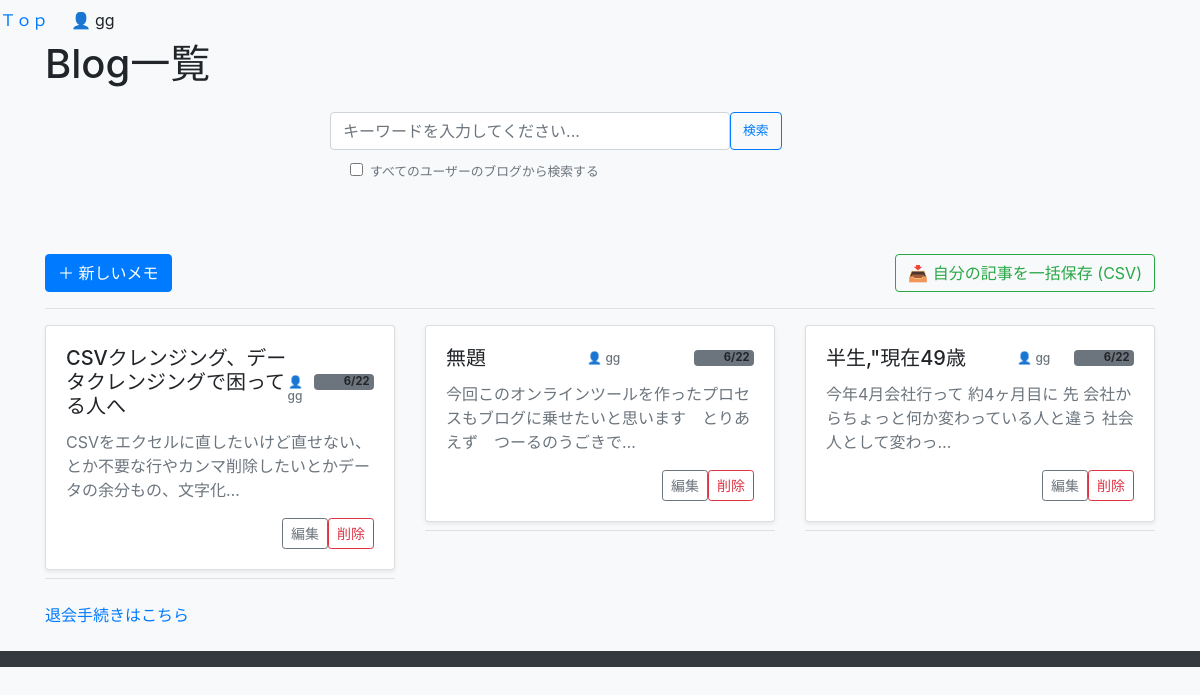
Screenshot of /list (signed in) with the database file from the repository.
### Suggestion/models.py (models this page shows, shortened)
class Memo(models.Model):
    author = models.ForeignKey(User, on_delete=models.CASCADE, related_name='memos')
    title = models.CharField(max_length=200)  # タイトル（最大200文字）
    content = models.TextField()               # メモ本文
    created_at = models.DateTimeField(auto_now_add=True)  # 作成日時（自動設定）
    updated_at = models.DateTimeField(auto_now=True)      # 更新日時（自動設定）
    likes = models.ManyToManyField(User, related_name='liked_posts', blank=True)
    total_likes_count = models.IntegerField(default=0)
    views_count = models.IntegerField(default=0) # 閲覧数
    class Meta:#自動生成のルール（アプリ名が blog なら blog_memo等）を無視して、データベース上でのテーブル名を強制的に Memo という名前に固定
        db_table='Memo'

### Suggestion/views.py (the view, shortened to what this page needs)
# urls.py: path('',PostListView.as_view(),name='post_list'),                #これはひつよう←←←←←←←←どうして path('', views.memo_list, name='post_list'), が一番か？
def memo_list(request):
    search_all = request.GET.get("all_blogs") == "1"
    if request.user.is_authenticated and not search_all:
        memos = Memo.objects.filter(author=request.user)
    else:
        memos = Memo.objects.all()
    query = (request.GET.get("q") or "").strip()
    keywords = query.replace("　", " ").split()
    matched_memos = []
    for memo in memos:
        title_norm = normalize_text(memo.title)
        content_norm = normalize_text(memo.content)
        author_name = memo.author.username if memo.author else ""
        author_norm = normalize_text(author_name)
        is_match = True
        if is_match:
            matched_memos.append(memo)
    memos = matched_memos
    memos = sorted(memos, key=lambda x: x.created_at, reverse=True)
    context = {
        "memos": memos,
        "query": query,         # 検索窓の文字を維持するため
        "search_all": search_all, # チェックボックスの状態を維持するため
    }
    return render(request, "edit/memo_list.html", context)

### Suggestion/views.py (called while the page is built)
def normalize_text(text):
    if not text:
        return ""
    text_half = unicodedata.normalize("NFKC", str(text))
    text_kana = jaconv.hira2kata(text_half)
    return text_kana.lower()

### Suggestion/templates/edit/memo_list.html (shortened to what this page needs)
{% extends 'edit/base.html' %}
{% block content %}
<div class="d-flex justify-content-between align-items-center mb-3">
    <h1>Blog一覧</h1>
</div>
<div class="row mb-4">
    <div class="col-md-6 offset-md-3">
        <form method="GET" action="{% url 'memo_list' %}" id="searchForm">
            <div class="d-flex gap-2 mb-2">
            <input type="search" name="q" value="{{ request.GET.q }}" class="form-control py-3" style="font-size: 1.0rem;width:25rem;"placeholder="キーワードを入力してください..." aria-label="検索">
            <button class="btn btn-outline-primary text-nowrap"style="font-size: 0.80rem" type="submit">検索</button>
            </div>
    {% if user.is_authenticated %}
    <div class="form-check text-start ms-1">
    <div class="form-check text-start ms-1">
        <input class="form-check-input" type="checkbox" name="all_blogs" value="1" id="allBlogsCheck" {% if request.GET.all_blogs %}checked{% endif %}>
        <label class="form-check-label text-secondary small" for="allBlogsCheck">
            すべてのユーザーのブログから検索する
        </label>
    </div>
        <BR>
    </div>
    {% endif %}
        </form>
    </div>
</div>
<br>
<div class="d-flex justify-content-between align-items-center mb-3">
    {% if user.is_authenticated %}
    <a href="{% url 'memo_create' %}" class="btn btn-primary">＋ 新しいメモ</a>
    <a href="{% url 'memo_export' %}" class="btn btn-outline-success d-inline-flex align-items-center">
        📥 自分の記事を一括保存 (CSV)
    </a>
    {% endif %}
</div>
<hr>
<div class="row">
    {% for memo in memos %}
    <div class="col-md-4 mb-3">
        <div class="card shadow-sm">
            <div class="card-body">
                <h5 class="card-title d-flex justify-content-between align-items-center">
                    {{ memo.title }}
                    <span class="text-secondary me-2" style="font-size: 0.75rem;">
                      　　  👤 {{ memo.author.username }}
                    </span>
                    <span class="badge bg-secondary" style="font-size: 0.7rem;">
                      　　  {{ memo.created_at|date:"n/j" }}
                    </span>
                </h5>
                <p class="card-text text-secondary">{{ memo.content|striptags|truncatechars:50 }}</p>
                <div class="d-flex justify-content-end">
                    {% if user.is_authenticated and request.user == memo.author %}
                        <a href="{% url 'memo_edit' pk=memo.pk %}?q={{ query }}&all_blogs={% if search_all %}1{% endif %}" class="btn btn-sm btn-outline-secondary me-2">編集</a>
                        <a href="{% url 'memo_delete' pk=memo.pk %}" class="btn btn-sm btn-outline-danger">削除</a>
                    {% endif %}
                </div>
            </div>
        </div>
        <hr class="my-2 text-muted">
    </div>
    {% endfor %}
</div>
{% if user.is_authenticated and request.resolver_match.url_name != 'account_delete' %}
    <a href="{% url 'account_delete' %}" class="text-red-500 hover:underline">
        退会手続きはこちら
    </a>
{% endif %}
{% endblock %}

### Suggestion/templates/edit/base.html (shortened to what this page needs)
{% load static %}
<!DOCTYPE html>
<html lang="ja">
<head>
    <link href="https://stackpath.bootstrapcdn.com/bootstrap/4.5.2/css/bootstrap.min.css" rel="stylesheet">
    <link href="https://cdnjs.cloudflare.com/ajax/libs/summernote/0.8.18/summernote-bs4.min.css" rel="stylesheet">
</head>
<body class="bg-light">
    <div class="w-full flex justify-end items-center space-x-4 text-sm text-gray-600 pr-4 py-2">
        <a href="{% url 'post_list' %}" class="text-blue-500 hover:underline">Ｔｏｐ</a>
         {% if user.is_authenticated %}
            &nbsp; &nbsp;   <span>👤 {{ user.username }}</span>
        {% endif %}
    </div>
    <div class="container">
        {% block content %}
        {% endblock %}
    </div>
    <br>
    <nav class="navbar navbar-dark bg-dark mb-4">
    </nav>
</body>
</html>

### rows the page displays
Memo: title "CSVクレンジング、データクレンジングで困ってる人へ", author.username "gg", created_at "6/22", content "CSVをエクセルに直したいけど直せない、とか不要な行やカンマ削除したいとかデータの余分もの、文字化…"
Memo: title "無題", author.username "gg", created_at "6/22", content "今回このオンラインツールを作ったプロセスもブログに乗せたいと思います とりあえず つーるのうごきで…"
Memo: title "半生,\"現在49歳", author.username "gg", created_at "6/22", content "今年4月会社行って 約4ヶ月目に 先 会社からちょっと何か変わっている人と違う 社会人として変わっ…"

### other values shown
{{ user.username }} "gg"
